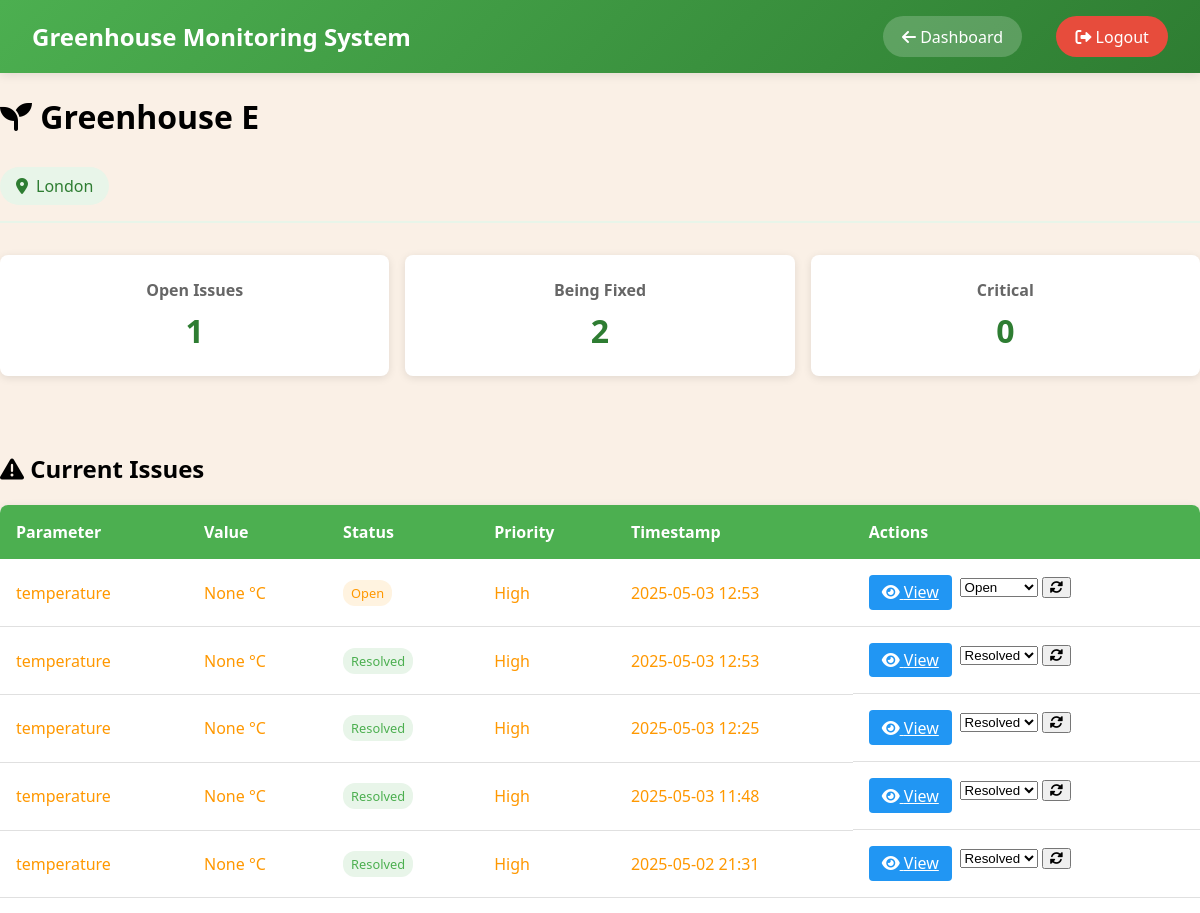
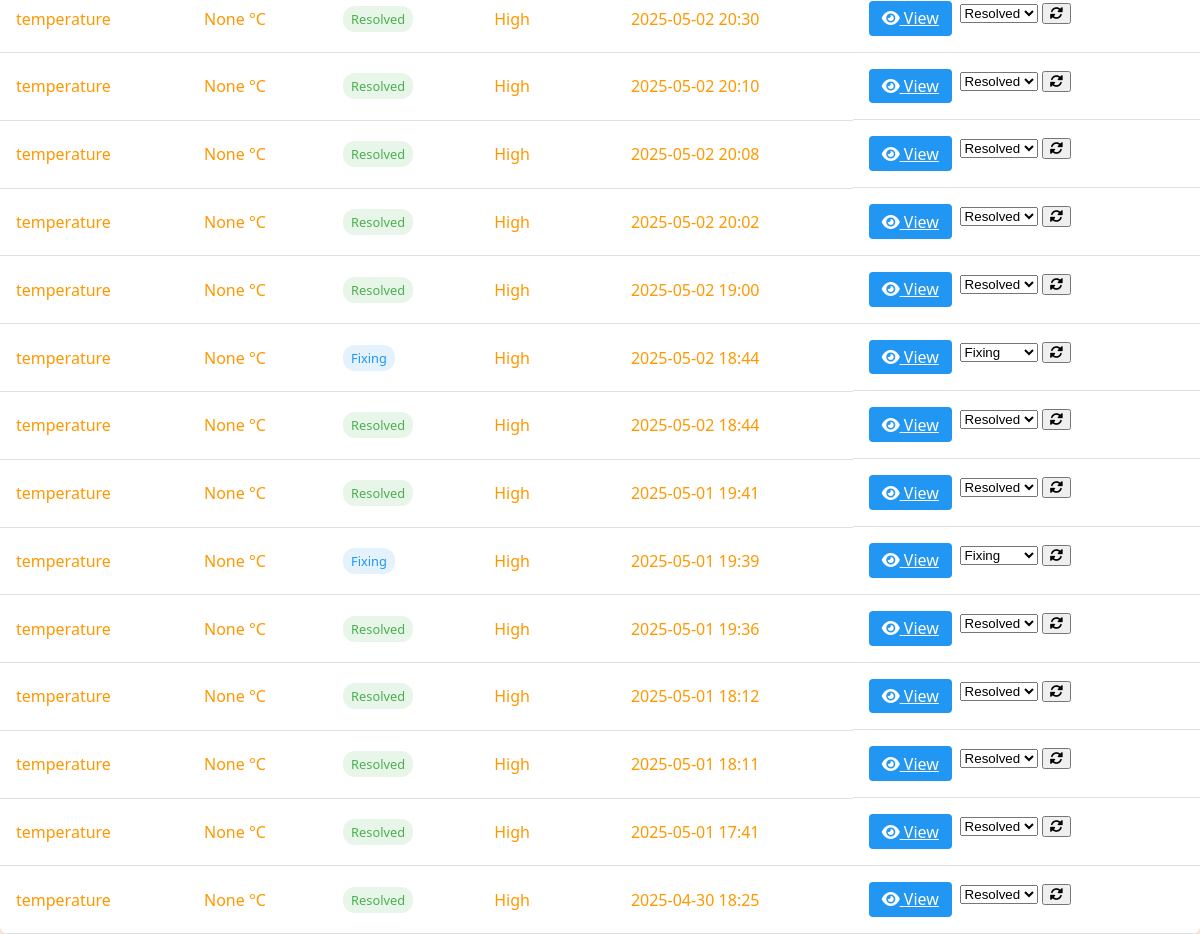
Page /greenhouse/1 on the committed database (2 pictures, top to bottom).
### app/models.py (models this page shows)
class Greenhouse(db.Model):
    __tablename__ = 'greenhouses'
    id = db.Column(db.Integer, primary_key=True)
    name = db.Column(db.String(100), unique=True, nullable=False)
    location = db.Column(db.String(200))
    assignments = db.relationship('GreenhouseAssignment', backref='assignment_greenhouse', lazy=True)
    sensor_data = db.relationship('SensorData', backref='greenhouse', lazy=True, overlaps="all_sensor_data")
    issues = db.relationship('Issue', back_populates='greenhouse', lazy=True)

class Issue(db.Model):
    __tablename__ = 'issues'
    id = db.Column(db.Integer, primary_key=True)
    greenhouse_id = db.Column(db.Integer, db.ForeignKey('greenhouses.id'), nullable=False)
    parameter_id = db.Column(db.Integer, db.ForeignKey('sensor_parameter.id'), nullable=False)
    sensor_type = db.Column(db.String(20))
    current_value = db.Column(db.Float)
    status = db.Column(db.String(20), default='open')
    priority = db.Column(db.String(20))
    assigned_to = db.Column(db.Integer, db.ForeignKey('users.id'), nullable=True)
    resolved_at = db.Column(db.DateTime, nullable=True)
    timestamp = db.Column(db.DateTime, default=datetime.utcnow)
    parameter = db.relationship('SensorParameter', backref='issues')
    greenhouse = db.relationship('Greenhouse', back_populates='issues')
    assignee = db.relationship('User', backref='assigned_issues')

class SensorParameter(db.Model):
    __tablename__='sensor_parameter'
    id = db.Column(db.Integer, primary_key=True)
    name = db.Column(db.String(50), unique=True, nullable=False)
    min_value = db.Column(db.Float, nullable=False)
    max_value = db.Column(db.Float, nullable=False)
    unit = db.Column(db.String(15))

### app/routes.py (the view)
@bp.route('/greenhouse/<int:greenhouse_id>')
def greenhouse_detail(greenhouse_id):
    greenhouse = Greenhouse.query.get_or_404(greenhouse_id)
    issues = Issue.query.filter_by(greenhouse_id=greenhouse.id).order_by(Issue.timestamp.desc()).all()
    return render_template('greenhouse_detail.html', greenhouse=greenhouse, issues=issues)

### app/templates/greenhouse_detail.html (shortened to what this page needs)
{% extends "base.html" %}
{% block content %}
<nav class="navbar">
    <div class="nav-title">Greenhouse Monitoring System</div>
    <div class="nav-buttons">
        <a href="{{ url_for('main.dashboard') }}" class="nav-button">
            <i class="fas fa-arrow-left"></i> Dashboard
        </a>
        <a href="{{ url_for('auth.logout') }}" class="nav-button"
           style="background-color: #e74c3c; margin-left: 10px;">
            <i class="fas fa-sign-out-alt"></i> Logout
        </a>
    </div>
</nav>
<div class="container">
    <div class="greenhouse-header">
        <h1><i class="fas fa-seedling"></i> {{ greenhouse.name }}</h1>
        <div class="location-badge">
            <i class="fas fa-map-marker-alt"></i> {{ greenhouse.location or 'Unknown' }}
        </div>
    </div>
    <div class="dashboard-grid">
        <div class="status-summary">
            <div class="status-card">
                <h3>Open Issues</h3>
                <span class="count">{{ issues|selectattr('status', 'equalto', 'Open')|list|length }}</span>
            </div>
            <div class="status-card">
                <h3>Being Fixed</h3>
                <span class="count">{{ issues|selectattr('status', 'equalto', 'Fixing')|list|length }}</span>
            </div>
            <div class="status-card">
                <h3>Critical</h3>
                <span class="count">{{ issues|selectattr('priority', 'equalto', 'Critical')|list|length }}</span>
            </div>
        </div>
        <div class="issues-section">
            <h2><i class="fas fa-exclamation-triangle"></i> Current Issues</h2>
            {% if issues %}
            <div class="table-responsive">
                <table class="issue-table">
                    <thead>
                        <tr>
                            <th>Parameter</th>
                            <th>Value</th>
                            <th>Status</th>
                            <th>Priority</th>
                            <th>Timestamp</th>
                            <th>Actions</th>
                        </tr>
                    </thead>
                    <tbody>
                        {% for issue in issues %}
                        <tr class="priority-{{ issue.priority|lower }}">
                            <td>{{ issue.parameter.name }}</td>
                            <td>{{ issue.current_value }} {{ issue.parameter.unit or '' }}</td>
                            <td>
                                <span class="status-badge status-{{ issue.status|lower }}">
                                    {{ issue.status }}
                                </span>
                            </td>
                            <td>{{ issue.priority }}</td>
                            <td>{{ issue.timestamp.strftime('%Y-%m-%d %H:%M') }}</td>
                            <td class="actions">
                                <a href="{{ url_for('main.view_issue', issue_id=issue.id) }}" class="btn-view">
                                    <i class="fas fa-eye"></i> View
                                </a>
                                <form action="{{ url_for('main.update_issue_status', issue_id=issue.id) }}" method="POST" class="status-form">
                                    <select name="status" class="status-select">
                                        <option value="Open" {% if issue.status =='Open' %}selected{% endif %}>Open</option>
                                        <option value="Fixing" {% if issue.status =='Fixing' %}selected{% endif %}>Fixing</option>
                                        <option value="Resolved" {% if issue.status =='Resolved' %}selected{% endif %}>Resolved</option>
                                    </select>
                                    <button type="submit" class="btn-update">
                                        <i class="fas fa-sync-alt"></i>
                                    </button>
                                </form>
                            </td>
                        </tr>
                        {% endfor %}
                    </tbody>
                </table>
            </div>
            {% else %}
            <div class="no-issues">
                <i class="fas fa-check-circle"></i> No current issues
            </div>
            {% endif %}
        </div>
    </div>
</div>
{% endblock %}

### app/templates/base.html (shortened to what this page needs)
<!DOCTYPE html>
<html lang="en">
<head>
    <link rel="stylesheet" href="{{ url_for('static', filename='css/styles.css') }}">
    <link rel="stylesheet" href="https://cdnjs.cloudflare.com/ajax/libs/font-awesome/6.0.0/css/all.min.css">
</head>
<body>
    <main class="container my-4">
      {% block content %}{% endblock %}
    </main>
</body>
</html>

### app/static/CSS/styles.css (style rules this page uses)
body { background-color: linen; font-family: 'Segoe UI', Tahoma, Geneva, Verdana, sans-serif; margin: 0; padding: 0; min-height: 100vh; }
.navbar { background: linear-gradient(135deg, #4CAF50 0%, #2E7D32 100%); padding: 1rem 2rem; box-shadow: 0 2px 10px rgba(0,0,0,0.1); display: flex; justify-content: space-between; align-items: center; color: white; }
.nav-title { color: white; font-size: 1.5rem; font-weight: 600; }
.nav-buttons { display: flex; gap: 1.5rem; }
.nav-button { background-color: rgba(255,255,255,0.2); color: white; border: none; padding: 0.6rem 1.2rem; border-radius: 25px; cursor: pointer; transition: all 0.3s ease; font-weight: 500; text-decoration: none; }
.status-card { flex: 1; padding: 1rem; border-radius: 8px; background: white; box-shadow: 0 2px 4px rgba(0,0,0,0.1); text-align: center; transition: transform 0.2s; }
.priority-high { color: #ff9800; }
.status-open { color: #f44336; }
.status-resolved { color: #4CAF50 !important; background-color: #e8f5e9 !important; }
.greenhouse-header { margin-bottom: 2rem; padding-bottom: 1rem; border-bottom: 2px solid #e8f5e9; }
.location-badge { display: inline-flex; align-items: center; gap: 0.5rem; background: #e8f5e9; color: #2E7D32; padding: 0.5rem 1rem; border-radius: 20px; margin-top: 0.5rem; }
.dashboard-grid { display: grid; grid-template-columns: 1fr; gap: 2rem; }
.status-summary { display: grid; grid-template-columns: repeat(auto-fit, minmax(200px, 1fr)); gap: 1rem; margin-bottom: 1.5rem; }
.status-card { background: white; padding: 1.5rem; border-radius: 8px; box-shadow: 0 2px 8px rgba(0,0,0,0.1); text-align: center; }
.status-card h3 { color: #666; margin: 0 0 0.5rem 0; font-size: 1rem; }
.status-card .count { font-size: 2rem; font-weight: bold; color: #2E7D32; }
.table-responsive { overflow-x: auto; background: white; border-radius: 8px; box-shadow: 0 2px 8px rgba(0,0,0,0.1); }
.issue-table { width: 100%; border-collapse: collapse; }
.issue-table th { background-color: #4CAF50; color: white; padding: 1rem; text-align: left; }
.issue-table td { padding: 1rem; border-bottom: 1px solid #e0e0e0; }
.status-badge { display: inline-block; padding: 0.25rem 0.5rem; border-radius: 12px; font-size: 0.8rem; font-weight: 500; }
.status-open { background-color: #fff3e0; color: #ff9800; }
.status-fixing { background-color: #e3f2fd; color: #2196f3; }
.status-resolved { background-color: #e8f5e9; color: #2E7D32; }
.actions { display: flex; gap: 0.5rem; }

### rows in the picture
Greenhouse: name "Greenhouse E", location "London"
Issue: parameter.name "temperature", current_value "None", parameter "°C", status "Open", priority "High", timestamp "2025-05-03 12:53"
Issue: parameter.name "temperature", current_value "None", parameter "°C", status "Resolved", priority "High", timestamp "2025-05-03 12:53"
Issue: parameter.name "temperature", current_value "None", parameter "°C", status "Resolved", priority "High", timestamp "2025-05-03 12:25"
Issue: parameter.name "temperature", current_value "None", parameter "°C", status "Resolved", priority "High", timestamp "2025-05-03 11:48"
Issue: parameter.name "temperature", current_value "None", parameter "°C", status "Resolved", priority "High", timestamp "2025-05-02 21:31"
Issue: parameter.name "temperature", current_value "None", parameter "°C", status "Resolved", priority "High", timestamp "2025-05-02 20:30"
Issue: parameter.name "temperature", current_value "None", parameter "°C", status "Resolved", priority "High", timestamp "2025-05-02 20:10"
Issue: parameter.name "temperature", current_value "None", parameter "°C", status "Resolved", priority "High", timestamp "2025-05-02 20:08"
Issue: parameter.name "temperature", current_value "None", parameter "°C", status "Resolved", priority "High", timestamp "2025-05-02 20:02"
Issue: parameter.name "temperature", current_value "None", parameter "°C", status "Resolved", priority "High", timestamp "2025-05-02 19:00"
Issue: parameter.name "temperature", current_value "None", parameter "°C", status "Fixing", priority "High", timestamp "2025-05-02 18:44"
Issue: parameter.name "temperature", current_value "None", parameter "°C", status "Resolved", priority "High", timestamp "2025-05-02 18:44"
Issue: parameter.name "temperature", current_value "None", parameter "°C", status "Resolved", priority "High", timestamp "2025-05-01 19:41"
Issue: parameter.name "temperature", current_value "None", parameter "°C", status "Fixing", priority "High", timestamp "2025-05-01 19:39"
Issue: parameter.name "temperature", current_value "None", parameter "°C", status "Resolved", priority "High", timestamp "2025-05-01 19:36"
Issue: parameter.name "temperature", current_value "None", parameter "°C", status "Resolved", priority "High", timestamp "2025-05-01 18:12"
Issue: parameter.name "temperature", current_value "None", parameter "°C", status "Resolved", priority "High", timestamp "2025-05-01 18:11"
Issue: parameter.name "temperature", current_value "None", parameter "°C", status "Resolved", priority "High", timestamp "2025-05-01 17:41"
Issue: parameter.name "temperature", current_value "None", parameter "°C", status "Resolved", priority "High", timestamp "2025-04-30 18:25"

### other values in the picture
{{ issues|selectattr('status', 'equalto', 'Open')|list|length }} "1"
{{ issues|selectattr('status', 'equalto', 'Fixing')|list|length }} "2"
{{ issues|selectattr('priority', 'equalto', 'Critical')|list|length }} "0"
